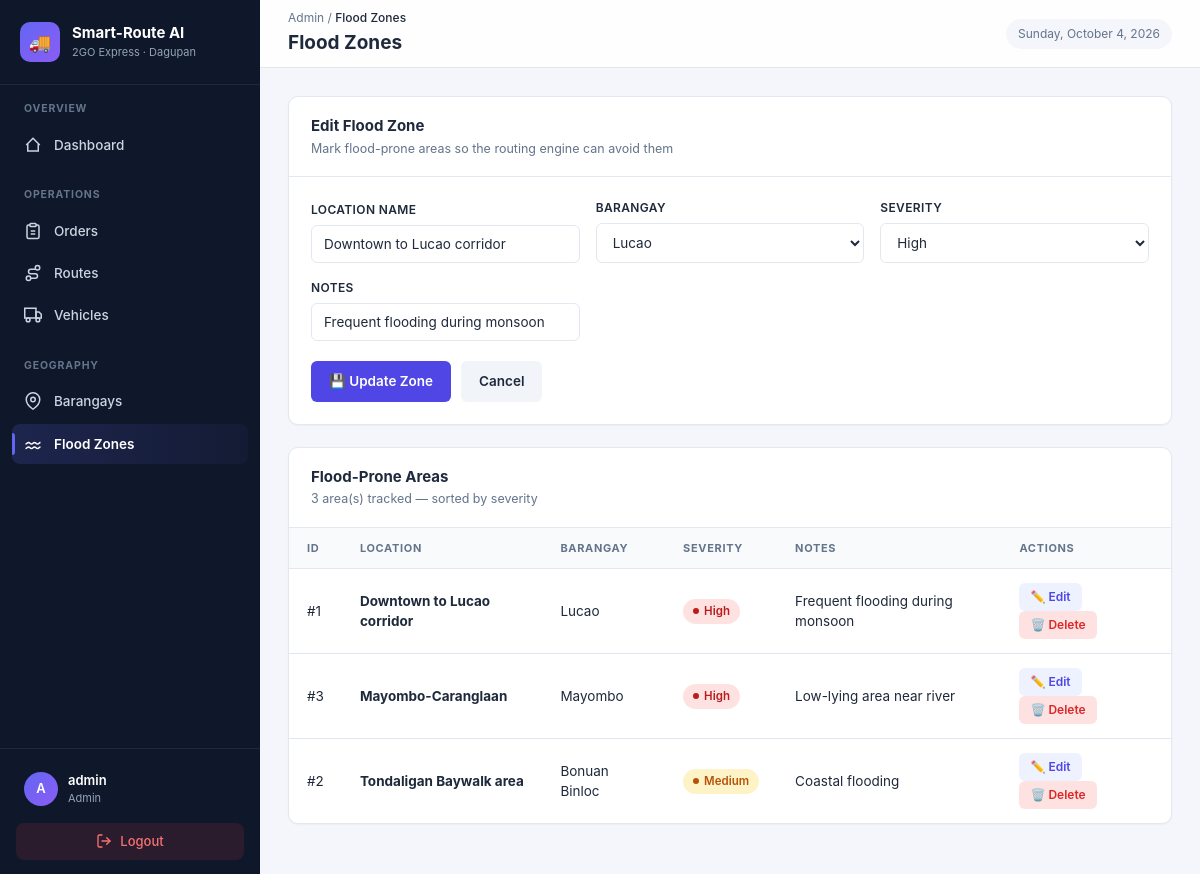
/flood_zones.php?edit=1 (signed in), run on the app's committed database.
### tables this page shows
CREATE TABLE `flood_zones` (
  `id` int(11) NOT NULL,
  `location_name` varchar(150) NOT NULL,
  `barangay_id` int(11) DEFAULT NULL,
  `severity` enum('low','medium','high') DEFAULT 'medium',
  `notes` text DEFAULT NULL,
  `created_at` timestamp NOT NULL DEFAULT current_timestamp()
);

CREATE TABLE `barangays` (
  `id` int(11) NOT NULL,
  `name` varchar(100) NOT NULL,
  `zone` varchar(50) DEFAULT NULL,
  `population` int(11) DEFAULT 0
);

### db.php (called while the page is built, shortened)
<?php
class Database {
    private static $instance = null;
    private $connection;
    private function __construct() {
        $config = require __DIR__ . '/../config/database.php';
        $dsn = "mysql:host={$config['host']};dbname={$config['name']};charset=utf8mb4";
        $options = [
            PDO::ATTR_ERRMODE => PDO::ERRMODE_EXCEPTION,
            PDO::ATTR_DEFAULT_FETCH_MODE => PDO::FETCH_ASSOC,
            PDO::ATTR_EMULATE_PREPARES => false,
        ];
        try {
            $this->connection = new PDO($dsn, $config['user'], $config['pass'], $options);
        } catch (PDOException $e) {
            die("Database connection failed: " . $e->getMessage());
        }
    }
    public static function getInstance() {
        if (self::$instance === null) {
            self::$instance = new self();
        }
        return self::$instance;
    }
    public function queryAll($sql, $params = []) {
        $stmt = $this->connection->prepare($sql);
        $stmt->execute($params);
        return $stmt->fetchAll();
    }
    public function queryOne($sql, $params = []) {
        $stmt = $this->connection->prepare($sql);
        $stmt->execute($params);
        return $stmt->fetch();
    }
}

### database.php (called while the page is built)
<?php
return [
    'host' => 'localhost',
    'name' => 'smart_route_ai',
    'user' => 'root',
    'pass' => '',
];

### flood_zones.php (the view, shortened to what this page needs)
<?php
$db = Database::getInstance();
$edit = null;
if (isset($_GET['edit'])) {
    $edit = $db->queryOne("SELECT * FROM flood_zones WHERE id = ?", [(int)$_GET['edit']]);
}
$zones = $db->queryAll("
    SELECT fz.*, b.name AS barangay_name
    FROM flood_zones fz
    LEFT JOIN barangays b ON fz.barangay_id = b.id
    ORDER BY FIELD(fz.severity, 'high','medium','low'), fz.location_name
");
$barangays = $db->queryAll("SELECT id, name FROM barangays ORDER BY name");
require_once 'includes/header.php';
?>
<div class="panel">
    <div class="panel-header">
        <div>
            <h3><?= $edit ? 'Edit Flood Zone' : 'Add Flood Zone' ?></h3>
            <p>Mark flood-prone areas so the routing engine can avoid them</p>
        </div>
    </div>
    <div class="panel-body">
        <form method="POST" class="form-grid">
            <div class="form-field">
                <label>Location Name</label>
                <input type="text" name="location_name" required placeholder="e.g., Downtown to Lucao corridor"
                       value="<?= htmlspecialchars($edit['location_name'] ?? '') ?>">
            </div>
            <div class="form-field">
                <label>Barangay</label>
                <select name="barangay_id">
                    <?php foreach ($barangays as $b): ?>
                        <option value="<?= $b['id'] ?>"
                            <?= ($edit['barangay_id'] ?? '') == $b['id'] ? 'selected' : '' ?>>
                            <?= htmlspecialchars($b['name']) ?>
                        </option>
                    <?php endforeach; ?>
                </select>
            </div>
            <div class="form-field">
                <label>Severity</label>
                <select name="severity" required>
                    <?php foreach (['low','medium','high'] as $s): ?>
                        <option value="<?= $s ?>" <?= ($edit['severity'] ?? '') === $s ? 'selected' : '' ?>>
                            <?= ucfirst($s) ?>
                        </option>
                    <?php endforeach; ?>
                </select>
            </div>
            <div class="form-field">
                <label>Notes</label>
                <input type="text" name="notes" placeholder="e.g., River overflow during monsoon"
                       value="<?= htmlspecialchars($edit['notes'] ?? '') ?>">
            </div>
            <div class="form-actions">
                <button type="submit" class="btn"><?= $edit ? '💾 Update Zone' : '➕ Add Zone' ?></button>
                <?php if ($edit): ?>
                    <a href="flood_zones.php" class="btn-secondary">Cancel</a>
                <?php endif; ?>
            </div>
        </form>
    </div>
</div>
<div class="panel">
    <div class="panel-header">
        <div>
            <h3>Flood-Prone Areas</h3>
            <p><?= count($zones) ?> area(s) tracked — sorted by severity</p>
        </div>
    </div>
    <div class="table-wrap">
        <?php if (empty($zones)): ?>
            <div class="empty-state">
                <div class="icon">🌊</div>
                <h4>No flood zones yet</h4>
                <p>Mark areas that flood to make routes safer.</p>
            </div>
        <?php else: ?>
            <table>
                <thead>
                    <tr><th>ID</th><th>Location</th><th>Barangay</th><th>Severity</th><th>Notes</th><th>Actions</th></tr>
                </thead>
                <tbody>
                    <?php foreach ($zones as $z): ?>
                        <tr>
                            <td>#<?= $z['id'] ?></td>
                            <td><strong><?= htmlspecialchars($z['location_name']) ?></strong></td>
                            <td><?= htmlspecialchars($z['barangay_name'] ?? '—') ?></td>
                            <td><span class="badge severity-<?= $z['severity'] ?>"><?= $z['severity'] ?></span></td>
                            <td><?= htmlspecialchars($z['notes'] ?? '—') ?></td>
                            <td>
                                <a href="?edit=<?= $z['id'] ?>" class="btn-sm">✏️ Edit</a>
                                <a href="?delete=<?= $z['id'] ?>" class="btn-sm danger"
                                   onclick="return confirm('Delete this flood zone?')">🗑️ Delete</a>
                            </td>
                        </tr>
                    <?php endforeach; ?>
                </tbody>
            </table>
        <?php endif; ?>
    </div>
</div>
<?php require_once 'includes/footer.php'; ?>

### style.css (style rules this page uses)
:root { --sidebar-width: 260px; --topbar-height: 68px; --color-bg: #f4f6fb; --color-surface: #ffffff; --color-sidebar: #0f172a; --color-sidebar-hover: #1e293b; --color-sidebar-active: #6366f1; --color-primary: #4f46e5; --color-primary-hover: #4338ca; --color-text: #1e293b; --color-text-muted: #64748b; --color-border: #e2e8f0; --color-success: #10b981; --color-warning: #f59e0b; --color-danger: #ef4444; --radius: 10px; --radius-sm: 6px; --shadow-sm: 0 1px 2px rgba(15, 23, 42, 0.04); --shadow: 0 4px 12px rgba(15, 23, 42, 0.06); --shadow-lg: 0 12px 32px rgba(15, 23, 42, 0.10); }
* { margin: 0; padding: 0; box-sizing: border-box; }
body { font-family: -apple-system, BlinkMacSystemFont, "Segoe UI", Roboto, "Helvetica Neue", Arial, sans-serif; background: var(--color-bg); color: var(--color-text); font-size: 14px; line-height: 1.5; -webkit-font-smoothing: antialiased; }
a { color: inherit; text-decoration: none; }
.panel { background: var(--color-surface); border-radius: var(--radius); box-shadow: var(--shadow-sm); border: 1px solid var(--color-border); margin-bottom: 22px; overflow: hidden; }
.panel-header { padding: 18px 22px; border-bottom: 1px solid var(--color-border); display: flex; align-items: center; justify-content: space-between; gap: 12px; flex-wrap: wrap; }
.panel-header h3 { font-size: 15px; font-weight: 700; color: var(--color-text); }
.panel-header p { font-size: 12.5px; color: var(--color-text-muted); margin-top: 2px; }
.panel-body { padding: 22px; }
.table-wrap { overflow-x: auto; }
table { width: 100%; border-collapse: collapse; font-size: 13.5px; }
thead th { text-align: left; padding: 12px 18px; font-size: 11px; font-weight: 700; color: var(--color-text-muted); text-transform: uppercase; letter-spacing: 0.06em; background: #f8fafc; border-bottom: 1px solid var(--color-border); white-space: nowrap; }
tbody td { padding: 14px 18px; border-bottom: 1px solid var(--color-border); color: var(--color-text); vertical-align: middle; }
tbody tr:last-child td { border-bottom: none; }
.badge { display: inline-flex; align-items: center; gap: 5px; padding: 4px 10px; border-radius: 20px; font-size: 11.5px; font-weight: 600; text-transform: capitalize; white-space: nowrap; }
.badge::before { content: ""; width: 6px; height: 6px; border-radius: 50%; background: currentColor; }
.badge.severity-medium { background: #fef3c7; color: #b45309; }
.badge.severity-high { background: #fee2e2; color: #b91c1c; }
.btn { display: inline-flex; align-items: center; gap: 8px; padding: 10px 18px; background: var(--color-primary); color: #fff; border: none; border-radius: var(--radius-sm); font-size: 13.5px; font-weight: 600; cursor: pointer; transition: all 0.15s; font-family: inherit; white-space: nowrap; }
.btn-secondary { display: inline-flex; align-items: center; padding: 10px 18px; background: #f1f5f9; color: var(--color-text); text-decoration: none; border-radius: var(--radius-sm); font-size: 13.5px; font-weight: 600; transition: background 0.15s; }
.btn-sm { display: inline-flex; align-items: center; gap: 5px; padding: 5px 11px; background: #eef2ff; color: var(--color-primary); border-radius: 6px; font-size: 12px; font-weight: 600; transition: all 0.15s; margin-right: 4px; }
.btn-sm.danger { background: #fee2e2; color: #dc2626; }
.form-grid { display: grid; grid-template-columns: repeat(auto-fit, minmax(220px, 1fr)); gap: 16px; align-items: end; }
.form-field { display: flex; flex-direction: column; gap: 6px; }
.form-field label { font-size: 12px; font-weight: 600; color: var(--color-text); text-transform: uppercase; letter-spacing: 0.03em; }
.form-field input, .form-field select, .form-field textarea { padding: 10px 12px; border: 1.5px solid var(--color-border); border-radius: var(--radius-sm); font-size: 13.5px; font-family: inherit; background: #fff; color: var(--color-text); transition: border-color 0.15s, box-shadow 0.15s; width: 100%; }
.form-actions { display: flex; gap: 10px; grid-column: 1 / -1; padding-top: 4px; }

### data on the page
flood_zones: location_name "Downtown to Lucao corridor", barangay_id "Lucao", severity "High", notes "Frequent flooding during monsoon", id "1", barangay.name "Lucao"
flood_zones: id "3", location_name "Mayombo-Caranglaan", barangay.name "Mayombo", severity "High", notes "Low-lying area near river"
flood_zones: id "2", location_name "Tondaligan Baywalk area", barangay.name "Bonuan Binloc", severity "Medium", notes "Coastal flooding"

### other printed values
substr($_SESSION['username'], 0, 1) "A"
$_SESSION['username'] "admin"
$_SESSION['role'] "Admin"
$pageTitle "Flood Zones"
count($zones) "3"
